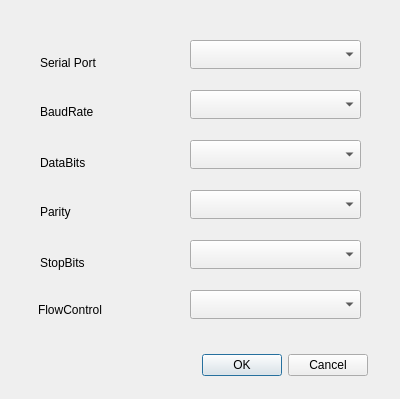
<?xml version="1.0" encoding="UTF-8"?>
<ui version="4.0">
 <class>ConfigSerialPort</class>
 <widget class="QDialog" name="ConfigSerialPort">
  <property name="geometry">
   <rect>
    <x>0</x>
    <y>0</y>
    <width>400</width>
    <height>399</height>
   </rect>
  </property>
  <property name="windowTitle">
   <string>Dialog</string>
  </property>
  <widget class="QDialogButtonBox" name="buttonBox">
   <property name="geometry">
    <rect>
     <x>27</x>
     <y>349</y>
     <width>341</width>
     <height>32</height>
    </rect>
   </property>
   <property name="orientation">
    <enum>Qt::Horizontal</enum>
   </property>
   <property name="standardButtons">
    <set>QDialogButtonBox::Cancel|QDialogButtonBox::Ok</set>
   </property>
  </widget>
  <widget class="QLabel" name="lbSerialPort">
   <property name="geometry">
    <rect>
     <x>40</x>
     <y>10</y>
     <width>91</width>
     <height>105</height>
    </rect>
   </property>
   <property name="text">
    <string>Serial Port</string>
   </property>
  </widget>
  <widget class="QLabel" name="lbBaudRate">
   <property name="geometry">
    <rect>
     <x>40</x>
     <y>87</y>
     <width>80</width>
     <height>49</height>
    </rect>
   </property>
   <property name="text">
    <string>BaudRate</string>
   </property>
  </widget>
  <widget class="QLabel" name="lbDataBits">
   <property name="geometry">
    <rect>
     <x>40</x>
     <y>110</y>
     <width>80</width>
     <height>105</height>
    </rect>
   </property>
   <property name="text">
    <string>DataBits</string>
   </property>
  </widget>
  <widget class="QLabel" name="lbParity">
   <property name="geometry">
    <rect>
     <x>40</x>
     <y>187</y>
     <width>80</width>
     <height>49</height>
    </rect>
   </property>
   <property name="text">
    <string>Parity</string>
   </property>
  </widget>
  <widget class="QComboBox" name="cbSerialPort">
   <property name="geometry">
    <rect>
     <x>190</x>
     <y>40</y>
     <width>171</width>
     <height>29</height>
    </rect>
   </property>
  </widget>
  <widget class="QComboBox" name="cbBaudRate">
   <property name="geometry">
    <rect>
     <x>190</x>
     <y>90</y>
     <width>171</width>
     <height>29</height>
    </rect>
   </property>
  </widget>
  <widget class="QComboBox" name="cbDataBits">
   <property name="geometry">
    <rect>
     <x>190</x>
     <y>140</y>
     <width>171</width>
     <height>29</height>
    </rect>
   </property>
  </widget>
  <widget class="QComboBox" name="cbParity">
   <property name="geometry">
    <rect>
     <x>190</x>
     <y>190</y>
     <width>171</width>
     <height>29</height>
    </rect>
   </property>
  </widget>
  <widget class="QLabel" name="lbFlowControl">
   <property name="geometry">
    <rect>
     <x>38</x>
     <y>285</y>
     <width>111</width>
     <height>49</height>
    </rect>
   </property>
   <property name="text">
    <string>FlowControl</string>
   </property>
  </widget>
  <widget class="QComboBox" name="cbStopBits">
   <property name="geometry">
    <rect>
     <x>190</x>
     <y>240</y>
     <width>171</width>
     <height>29</height>
    </rect>
   </property>
  </widget>
  <widget class="QLabel" name="lbStopBits">
   <property name="geometry">
    <rect>
     <x>40</x>
     <y>210</y>
     <width>80</width>
     <height>105</height>
    </rect>
   </property>
   <property name="text">
    <string>StopBits</string>
   </property>
  </widget>
  <widget class="QComboBox" name="cbFlowControl">
   <property name="geometry">
    <rect>
     <x>190</x>
     <y>290</y>
     <width>171</width>
     <height>29</height>
    </rect>
   </property>
  </widget>
 </widget>
 <resources/>
 <connections>
  <connection>
   <sender>buttonBox</sender>
   <signal>accepted()</signal>
   <receiver>ConfigSerialPort</receiver>
   <slot>accept()</slot>
   <hints>
    <hint type="sourcelabel">
     <x>248</x>
     <y>254</y>
    </hint>
    <hint type="destinationlabel">
     <x>157</x>
     <y>274</y>
    </hint>
   </hints>
  </connection>
  <connection>
   <sender>buttonBox</sender>
   <signal>rejected()</signal>
   <receiver>ConfigSerialPort</receiver>
   <slot>reject()</slot>
   <hints>
    <hint type="sourcelabel">
     <x>316</x>
     <y>260</y>
    </hint>
    <hint type="destinationlabel">
     <x>286</x>
     <y>274</y>
    </hint>
   </hints>
  </connection>
 </connections>
</ui>
